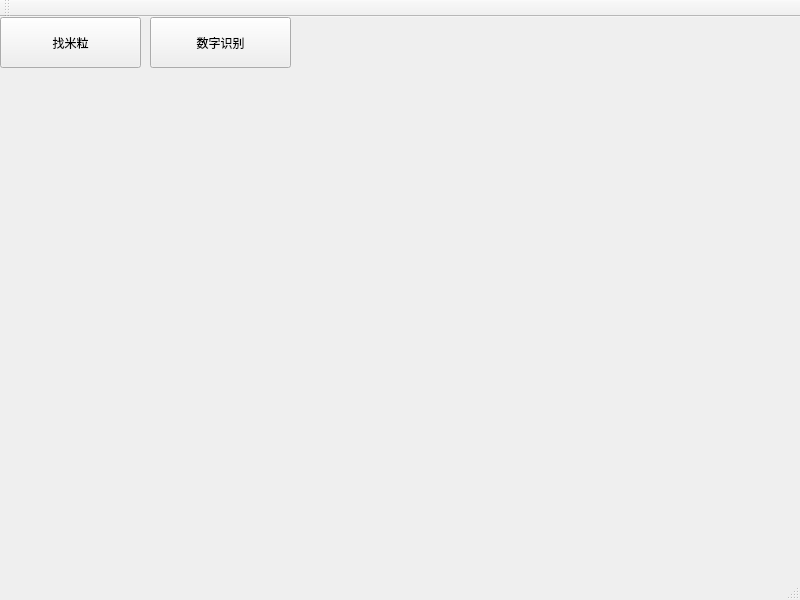
<?xml version="1.0" encoding="UTF-8"?>
<ui version="4.0">
 <class>MainWindow</class>
 <widget class="QMainWindow" name="MainWindow">
  <property name="geometry">
   <rect>
    <x>0</x>
    <y>0</y>
    <width>800</width>
    <height>600</height>
   </rect>
  </property>
  <property name="windowTitle">
   <string>王鑫鑫机器视觉实验</string>
  </property>
  <widget class="QWidget" name="centralWidget">
   <widget class="QPushButton" name="toCountRice">
    <property name="geometry">
     <rect>
      <x>0</x>
      <y>0</y>
      <width>141</width>
      <height>51</height>
     </rect>
    </property>
    <property name="text">
     <string>找米粒</string>
    </property>
   </widget>
   <widget class="QPushButton" name="toNumDet">
    <property name="geometry">
     <rect>
      <x>150</x>
      <y>0</y>
      <width>141</width>
      <height>51</height>
     </rect>
    </property>
    <property name="text">
     <string>数字识别</string>
    </property>
   </widget>
  </widget>
  <widget class="QMenuBar" name="menuBar">
   <property name="geometry">
    <rect>
     <x>0</x>
     <y>0</y>
     <width>800</width>
     <height>28</height>
    </rect>
   </property>
  </widget>
  <widget class="QToolBar" name="mainToolBar">
   <attribute name="toolBarArea">
    <enum>TopToolBarArea</enum>
   </attribute>
   <attribute name="toolBarBreak">
    <bool>false</bool>
   </attribute>
  </widget>
  <widget class="QStatusBar" name="statusBar"/>
 </widget>
 <layoutdefault spacing="6" margin="11"/>
 <resources/>
 <connections/>
</ui>
